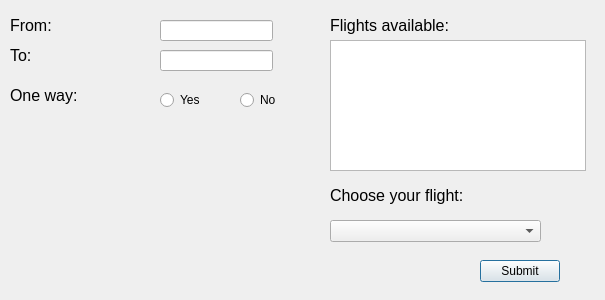
<?xml version="1.0" encoding="UTF-8"?>
<ui version="4.0">
 <class>planes</class>
 <widget class="QDialog" name="planes">
  <property name="geometry">
   <rect>
    <x>0</x>
    <y>0</y>
    <width>605</width>
    <height>300</height>
   </rect>
  </property>
  <property name="windowTitle">
   <string>Dialog</string>
  </property>
  <widget class="QLabel" name="label">
   <property name="geometry">
    <rect>
     <x>10</x>
     <y>10</y>
     <width>51</width>
     <height>31</height>
    </rect>
   </property>
   <property name="font">
    <font>
     <pointsize>12</pointsize>
    </font>
   </property>
   <property name="text">
    <string>From:</string>
   </property>
  </widget>
  <widget class="QLabel" name="label_2">
   <property name="geometry">
    <rect>
     <x>10</x>
     <y>40</y>
     <width>31</width>
     <height>31</height>
    </rect>
   </property>
   <property name="font">
    <font>
     <pointsize>12</pointsize>
    </font>
   </property>
   <property name="text">
    <string>To:</string>
   </property>
  </widget>
  <widget class="QLabel" name="label_5">
   <property name="geometry">
    <rect>
     <x>10</x>
     <y>80</y>
     <width>81</width>
     <height>31</height>
    </rect>
   </property>
   <property name="font">
    <font>
     <pointsize>12</pointsize>
    </font>
   </property>
   <property name="text">
    <string>One way:</string>
   </property>
  </widget>
  <widget class="QLineEdit" name="From">
   <property name="geometry">
    <rect>
     <x>160</x>
     <y>20</y>
     <width>113</width>
     <height>21</height>
    </rect>
   </property>
   <property name="readOnly">
    <bool>true</bool>
   </property>
  </widget>
  <widget class="QLineEdit" name="To">
   <property name="geometry">
    <rect>
     <x>160</x>
     <y>50</y>
     <width>113</width>
     <height>21</height>
    </rect>
   </property>
   <property name="readOnly">
    <bool>true</bool>
   </property>
  </widget>
  <widget class="QRadioButton" name="yes">
   <property name="geometry">
    <rect>
     <x>160</x>
     <y>90</y>
     <width>85</width>
     <height>20</height>
    </rect>
   </property>
   <property name="text">
    <string>Yes</string>
   </property>
  </widget>
  <widget class="QRadioButton" name="no">
   <property name="geometry">
    <rect>
     <x>240</x>
     <y>90</y>
     <width>85</width>
     <height>20</height>
    </rect>
   </property>
   <property name="text">
    <string>No</string>
   </property>
  </widget>
  <widget class="QListWidget" name="listWidget">
   <property name="geometry">
    <rect>
     <x>330</x>
     <y>40</y>
     <width>256</width>
     <height>131</height>
    </rect>
   </property>
   <property name="sortingEnabled">
    <bool>false</bool>
   </property>
  </widget>
  <widget class="QLabel" name="label_6">
   <property name="geometry">
    <rect>
     <x>330</x>
     <y>10</y>
     <width>141</width>
     <height>31</height>
    </rect>
   </property>
   <property name="font">
    <font>
     <pointsize>12</pointsize>
    </font>
   </property>
   <property name="text">
    <string>Flights available:</string>
   </property>
  </widget>
  <widget class="QLabel" name="label_7">
   <property name="geometry">
    <rect>
     <x>330</x>
     <y>180</y>
     <width>191</width>
     <height>31</height>
    </rect>
   </property>
   <property name="font">
    <font>
     <pointsize>12</pointsize>
    </font>
   </property>
   <property name="text">
    <string>Choose your flight:</string>
   </property>
  </widget>
  <widget class="QComboBox" name="comboBox">
   <property name="geometry">
    <rect>
     <x>330</x>
     <y>220</y>
     <width>211</width>
     <height>22</height>
    </rect>
   </property>
  </widget>
  <widget class="QPushButton" name="Submit">
   <property name="geometry">
    <rect>
     <x>480</x>
     <y>260</y>
     <width>80</width>
     <height>22</height>
    </rect>
   </property>
   <property name="text">
    <string>Submit</string>
   </property>
  </widget>
 </widget>
 <resources/>
 <connections/>
</ui>
